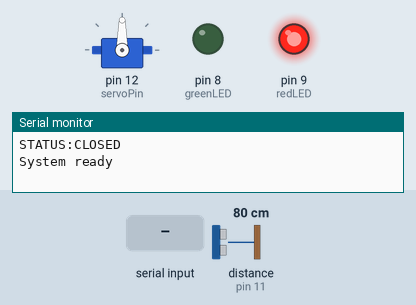
This sketch was run on a simulated Arduino Uno, built with avr-gcc and run on an emulated ATmega328P. Parts: servo, output pins drawn as LEDs (lit = HIGH), the last lines printed to the serial monitor. The inputs (shaded band) are chosen by the test bench; at power-on: distance to the obstacle (sensor on pin 11) 80 cm. The echo pulse lasts 58.3 µs per cm; pins used as bus, display or sensor lines are not drawn.

Above: at 1.2 s.
1.3 s: "OPEN\n" received over Serial
At 2.5 s:
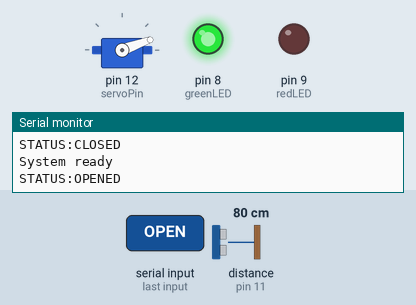
2.8 s: "START_TAP\n" received over Serial
At 4.1 s:
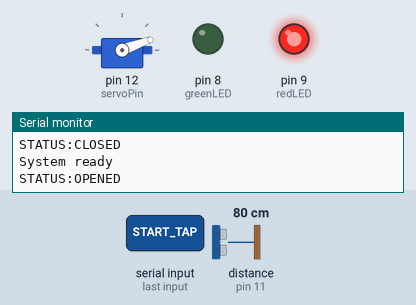
Timing chart, 0 to 5.8 s (numbered marks = the images above; inputs shaded):
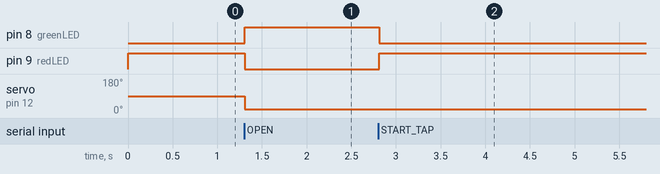

Measured:
- after the input at 1.3 s, pin 8 (greenLED): LOW → HIGH at once; pin 9 (redLED): HIGH → LOW at once; servo on pin 12 (servoPin): 90° → 20° at once
- after the input at 2.8 s, pin 8 (greenLED): HIGH → LOW at once; pin 9 (redLED): LOW → HIGH at once

The sketch:

servoMotor.ino
```cpp
#include <Servo.h>
const int trigPin = 10;
const int echoPin = 11;
const int greenLED = 8;   // :white_check_mark: Green LED (open)
const int redLED = 9;     // :white_check_mark: Red LED (closed)
const int servoPin = 12;
Servo gateServo;
// --- Configuration ---
int openAngle = 20;   // Adjust for your servo gate open position
int closeAngle = 90;  // Adjust for your servo closed position
int proxThreshold = 15;   // cm distance to count a tap
int debounceMs = 400;     // ms delay between taps
// --- Function: measure distance ---
long readDistanceCm() {
  digitalWrite(trigPin, LOW);
  delayMicroseconds(2);
  digitalWrite(trigPin, HIGH);
  delayMicroseconds(10);
  digitalWrite(trigPin, LOW);
  long duration = pulseIn(echoPin, HIGH, 30000); // 30ms timeout
  if (duration == 0) return 999;
  return duration * 0.034 / 2;
}
// --- Function: tap detection ---
int detectTaps(unsigned long window_ms) {
  unsigned long start = millis();
  int taps = 0;
  bool tapActive = false;
  unsigned long lastTap = 0;
  while (millis() - start < window_ms) {
    long d = readDistanceCm();
    unsigned long now = millis();
    if (d < proxThreshold && !tapActive) {
      if (now - lastTap > debounceMs) {
        taps++;
        Serial.print("Tap detected #");
        Serial.println(taps);
        lastTap = now;
      }
      tapActive = true;
    }
    else if (d >= proxThreshold + 3) {
      tapActive = false;
    }
    delay(50);
  }
  return taps;
}
// --- Function: Gate Control ---
void openGate() {
  gateServo.write(openAngle);
  digitalWrite(greenLED, HIGH);
  digitalWrite(redLED, LOW);
  Serial.println("STATUS:OPENED");
}
void closeGate() {
  gateServo.write(closeAngle);
  digitalWrite(greenLED, LOW);
  digitalWrite(redLED, HIGH);
  Serial.println("STATUS:CLOSED");
}
// --- Setup ---
void setup() {
  Serial.begin(9600);
  pinMode(trigPin, OUTPUT);
  pinMode(echoPin, INPUT);
  pinMode(greenLED, OUTPUT);
  pinMode(redLED, OUTPUT);
  gateServo.attach(servoPin);
  closeGate(); // Start with gate closed (red ON)
  Serial.println("System ready");
}
// --- Loop ---
void loop() {
  if (Serial.available()) {
    String command = Serial.readStringUntil('\n');
    command.trim();
    if (command == "START_TAP") {
      // Indicate tap detection mode
      digitalWrite(redLED, HIGH);
      digitalWrite(greenLED, LOW);
      int taps = detectTaps(5000);
      Serial.print("TAPS:");
      Serial.println(taps);
      // After tap detection, revert to closed state LED
      digitalWrite(redLED, HIGH);
      digitalWrite(greenLED, LOW);
    }
    else if (command == "OPEN") {
      openGate();
    }
    else if (command == "CLOSE") {
      closeGate();
    }
  }
}
```
